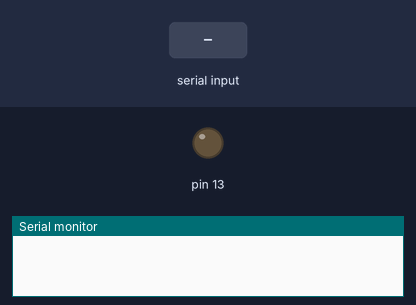
This sketch was run on a simulated Arduino Uno, built with avr-gcc and run on an emulated ATmega328P. Parts: output pins drawn as LEDs (lit = HIGH), the last lines printed to the serial monitor. The test bench sets the inputs (shaded band).

Above: at 1.2 s.
1.3 s: "9" received over Serial
At 2.5 s:
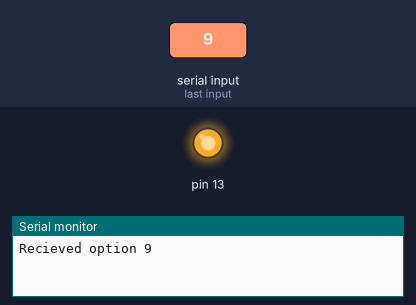
2.8 s: "1" received over Serial
Timing chart, 0 to 5.8 s (numbered marks = the images above; inputs shaded):
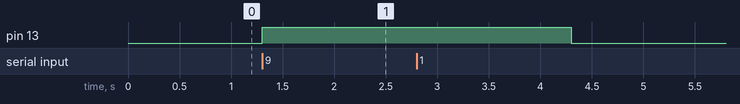

Measured:
- after the input at 1.3 s, pin 13: LOW → HIGH at once

The sketch:

arduino.ino
```cpp
void setup()
{
  Serial.begin(9600); //Baud rate: 9600
  pinMode(13, OUTPUT);


}
void loop()
{

  byte val,x ;

  x = Serial.available();

  if ( x!= 0 )
  {
    val = Serial.read();
    switch(val)
    {
        case '1' : {
                      Serial.println("Received option 1");
                      break ;
                   }
        case  '2' : {
                      Serial.println("Received option 2");
                      break ;
                    }
        case  '3' :{
                      Serial.println("Recieved option 3");
                      break ;
                   }
        case  '4' :{
                      Serial.println("Recieved option 4");
                      break ;
                   }
        case  '5' :{
                      Serial.println("Recieved option 5");
                      break ;
                   }
        case  '6' :{
                      Serial.println("Recieved option 6");
                      break ;
                   }
        case  '7' :{
                      Serial.println("Recieved option 7");
                      break ;
                   }
        case  '8' :{
                      Serial.println("Recieved option 8");
                      break ;
                   }
        case  '9' :{
                      digitalWrite(13, HIGH);
                      Serial.println("Recieved option 9")  ;
                      delay(3000);
                      digitalWrite(13, LOW);
                      break ;
                   }
        default : {
                      digitalWrite(13, HIGH);
                      Serial.println(val);
                  }
    }

  }

}
```
